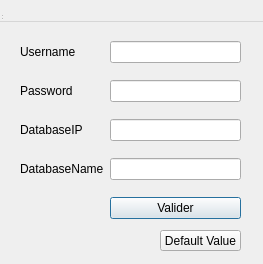
<?xml version="1.0" encoding="UTF-8"?>
<ui version="4.0">
 <class>Dialog</class>
 <widget class="QDialog" name="Dialog">
  <property name="geometry">
   <rect>
    <x>0</x>
    <y>0</y>
    <width>263</width>
    <height>264</height>
   </rect>
  </property>
  <property name="windowTitle">
   <string>MainWindow</string>
  </property>
  <widget class="QMenuBar" name="menubar">
   <property name="geometry">
    <rect>
     <x>0</x>
     <y>0</y>
     <width>800</width>
     <height>22</height>
    </rect>
   </property>
  </widget>
  <widget class="QStatusBar" name="statusbar">
   <property name="geometry">
    <rect>
     <x>0</x>
     <y>0</y>
     <width>3</width>
     <height>21</height>
    </rect>
   </property>
  </widget>
  <widget class="QWidget" name="gridLayoutWidget">
   <property name="geometry">
    <rect>
     <x>20</x>
     <y>30</y>
     <width>221</width>
     <height>201</height>
    </rect>
   </property>
   <layout class="QGridLayout" name="gridLayout">
    <item row="2" column="1">
     <widget class="QLineEdit" name="DbIP"/>
    </item>
    <item row="0" column="1">
     <widget class="QLineEdit" name="DbUser"/>
    </item>
    <item row="1" column="1">
     <widget class="QLineEdit" name="DbMDP"/>
    </item>
    <item row="3" column="1">
     <widget class="QLineEdit" name="DbName"/>
    </item>
    <item row="3" column="0">
     <widget class="QLabel" name="D">
      <property name="text">
       <string>DatabaseName</string>
      </property>
     </widget>
    </item>
    <item row="1" column="0">
     <widget class="QLabel" name="C">
      <property name="text">
       <string>Password</string>
      </property>
     </widget>
    </item>
    <item row="2" column="0">
     <widget class="QLabel" name="A">
      <property name="text">
       <string>DatabaseIP</string>
      </property>
     </widget>
    </item>
    <item row="0" column="0">
     <widget class="QLabel" name="B">
      <property name="text">
       <string>Username</string>
      </property>
     </widget>
    </item>
    <item row="5" column="1">
     <widget class="QPushButton" name="Confirmation">
      <property name="text">
       <string>Valider</string>
      </property>
     </widget>
    </item>
    <item row="5" column="0">
     <widget class="QLabel" name="EtatDBL">
      <property name="text">
       <string/>
      </property>
     </widget>
    </item>
   </layout>
  </widget>
  <widget class="QPushButton" name="Default">
   <property name="geometry">
    <rect>
     <x>160</x>
     <y>230</y>
     <width>81</width>
     <height>21</height>
    </rect>
   </property>
   <property name="text">
    <string>Default Value</string>
   </property>
  </widget>
 </widget>
 <resources/>
 <connections/>
</ui>
